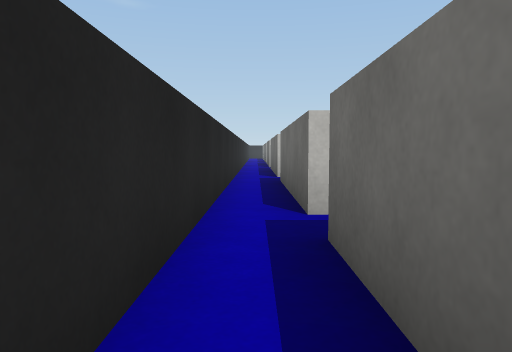
view 1 (above)

15 first-person views from a walk through a Unity game level. The camera is 0.62 m above the floor, tilts 4° down and sees 70° across. The floor is counted in squares, 1 m on a side. Each view is taken from the middle of a square. On the plan, view 1 faces up. The plan holds only what a view shows up to about 10 squares ahead; the rest is blank. The place goes on beyond the plan. Surface patterns are stand-ins for the level's own textures.

view 2
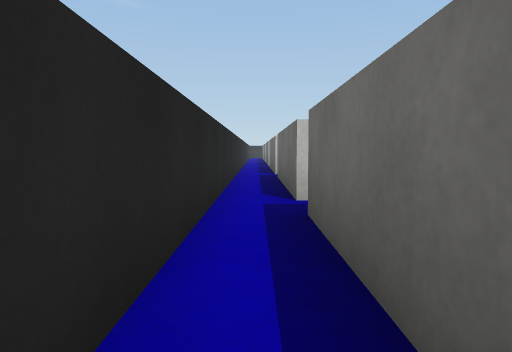

view 3
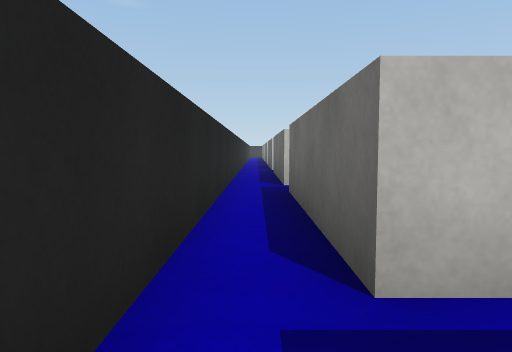

view 4
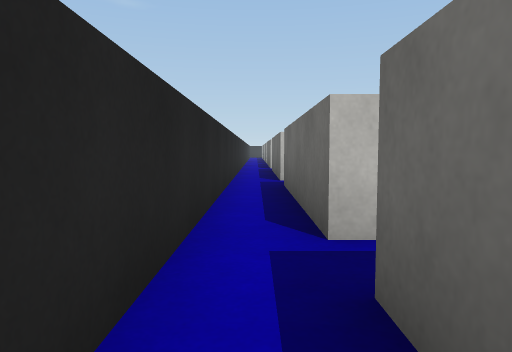

view 5
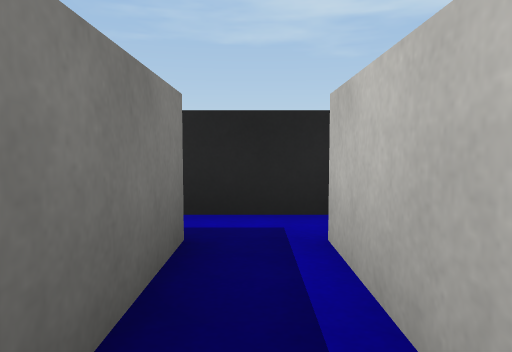

view 6
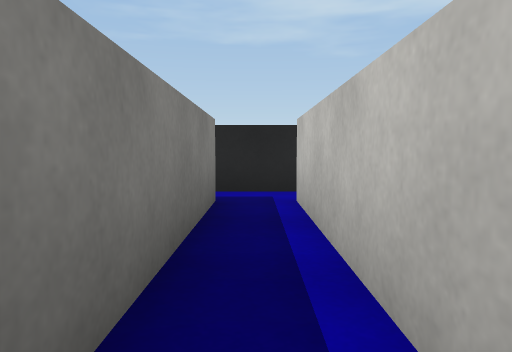

view 7
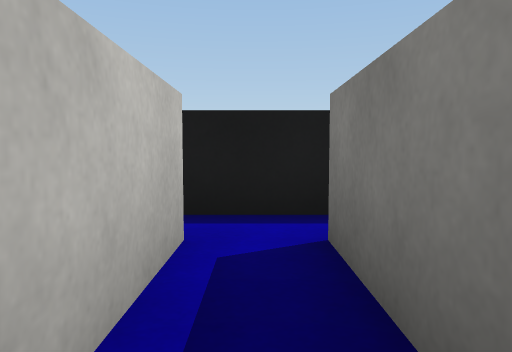

view 8
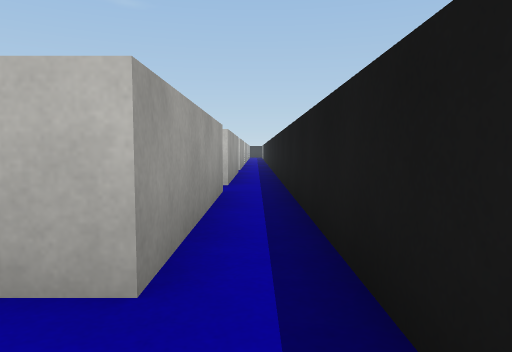

view 9
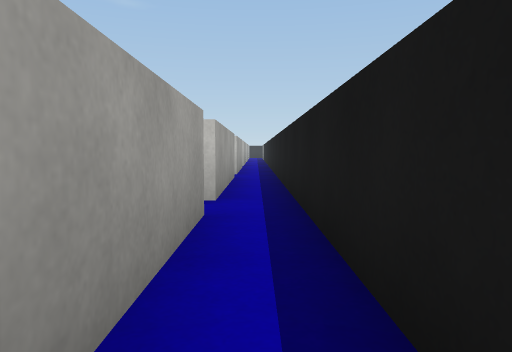

view 10
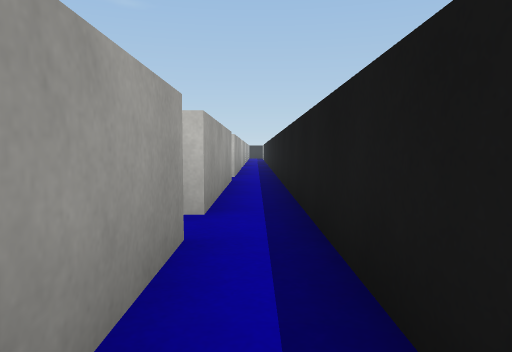

view 11
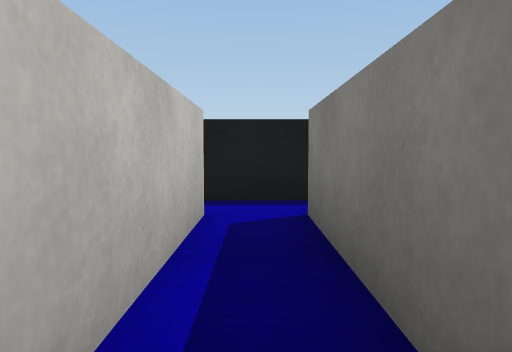

view 12
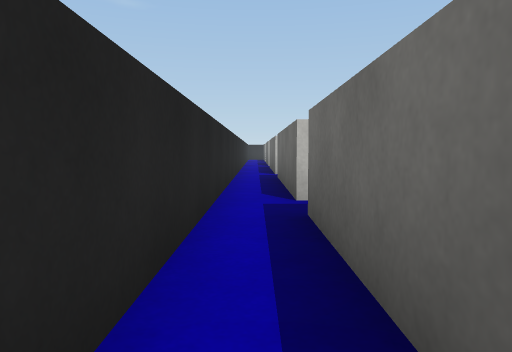

view 13
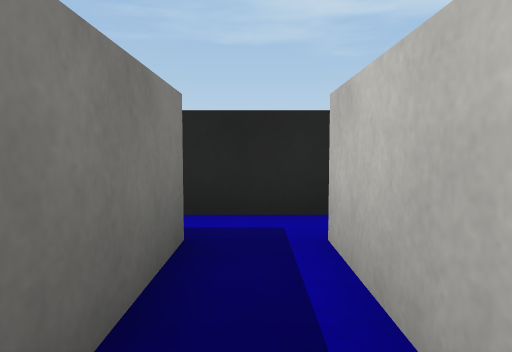

view 14
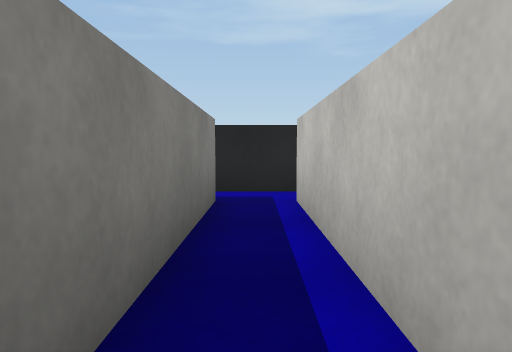

view 15
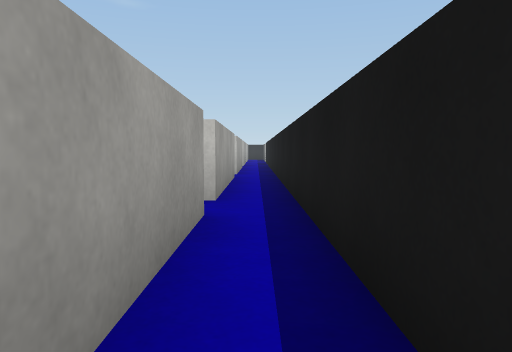

### Floor plan
Ten units are one square. View 1 is at (0, 0); x grows to the right and y downward. Boxes are objects, and circles mark ways between rooms. Rooms are numbered by the first view taken in them; rooms with no view inside come last. Other rooms are left out.
<svg viewBox="-10 -110 70 155">
<path fill="none" stroke="#000" d="M16 -25 45 -25M-5 -35 -5 14M45 -35 5 -35M5 15 5 -25M5 34 5 25 45 25M-5 14 -5 34M45 15 5 15M55 28 55 16M45 -25 45 15M55 16 55 -36M-5 -104 -5 -35M45 -85 5 -85 5 -105M5 -35 5 -75 45 -75M45 -75 45 -35M45 -104 45 -85M55 -36 55 -105"/>
<circle cx="0" cy="10" r="3" fill="#2a7"/>
<circle cx="40" cy="-30" r="3" fill="#2a7"/>
<circle cx="0" cy="-40" r="3" fill="#2a7"/>
<circle cx="40" cy="20" r="3" fill="#2a7"/>
<circle cx="50" cy="10" r="3" fill="#2a7"/>
<circle cx="50" cy="-40" r="3" fill="#2a7"/>
<circle cx="40" cy="-80" r="3" fill="#2a7"/>
<text x="10" y="-30">1</text>
<text x="10" y="20">2</text>
<text x="50" y="40">3</text>
<text x="50" y="-10">4</text>
<text x="10" y="-80">5</text>
<text x="50" y="-70">6</text>
</svg>
Room 1 opens to room 2. Room 1 opens to room 4. Room 1 opens to room 5. Room 2 opens to room 3. Room 3 opens to room 4. Room 4 opens to room 6. Room 5 opens to room 6.

Where each view was taken, in squares from view 1:
view 1: 0 up, 0 right, facing up
view 2: 1 down, 0 right, facing up
view 3: 3 down, 0 right, facing up
view 4: 4 down, 0 right, facing up
view 5: 2 down, 3 right, facing left
view 6: 2 down, 5 right, facing left
view 7: 2 down, 2 right, facing right
view 8: 3 down, 5 right, facing up
view 9: 1 down, 5 right, facing up
view 10: 0 up, 5 right, facing up
view 11: 3 up, 1 right, facing right
view 12: 4 up, 0 right, facing up
view 13: 8 up, 3 right, facing left
view 14: 8 up, 5 right, facing left
view 15: 4 up, 5 right, facing up
